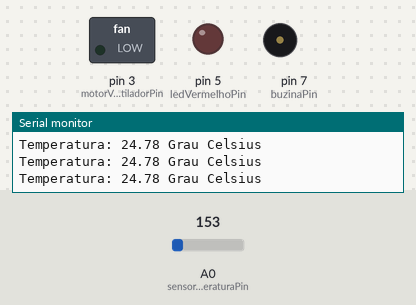
The sketch below on a simulated Arduino Uno, built with avr-gcc and run on an emulated ATmega328P. On the bench: switched loads named in the sketch (green lamp = pin HIGH), output pins drawn as LEDs (lit = HIGH), buzzer (waves = sounding, pin HIGH), the last lines printed to the serial monitor. Inputs (shaded band) come from the test bench; at power-on: A0 (sensorTemperaturaPin) = 153.

Above: at 1.2 s.
1.3 s: A0 (sensorTemperaturaPin) set to 181
At 1.9 s:
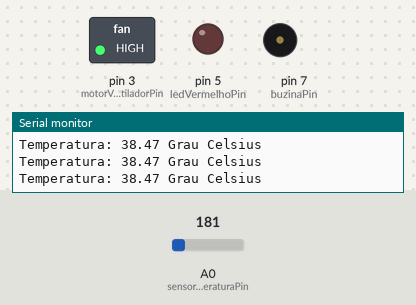
2.8 s: A0 (sensorTemperaturaPin) set to 212
At 3.4 s:
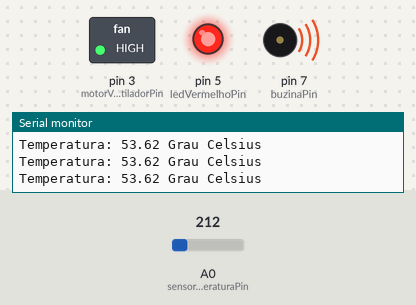
4.3 s: A0 (sensorTemperaturaPin) set to 191
At 4.9 s:
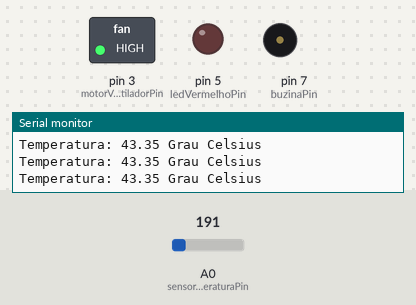
7.3 s: A0 (sensorTemperaturaPin) set to 221
At 7.8 s:
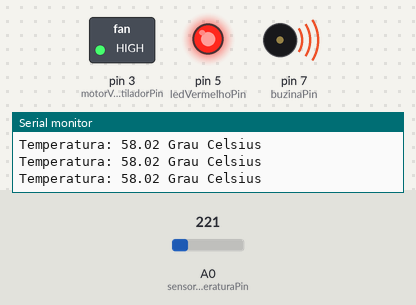
Timing chart, 0 to 10.3 s (numbered marks = the images above; inputs shaded):
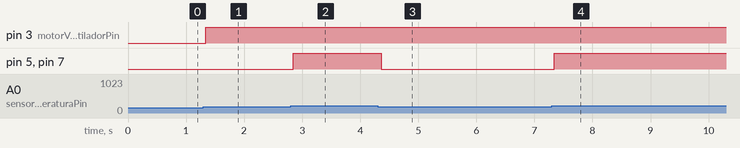

Measured:
- the behaviour switches between 163 and 164 on A0 (sensorTemperaturaPin) (found by bisection; images 0 and 1)
- the behaviour switches between 204 and 205 on A0 (sensorTemperaturaPin) (found by bisection; images 1 and 2)
- after the input at 1.3 s, pin 3 (motorVentiladorPin): LOW → HIGH at once
- after the input at 2.8 s, pin 5 (ledVermelhoPin), pin 7 (buzinaPin): LOW → HIGH after 0.05 s
- after the input at 4.3 s, pin 5 (ledVermelhoPin), pin 7 (buzinaPin): HIGH → LOW after 0.06 s
- after the input at 7.3 s, pin 5 (ledVermelhoPin), pin 7 (buzinaPin): LOW → HIGH after 0.05 s

The sketch:

projeto_simulando_uma_estufa.ino
```cpp
// C++ code
// Projeto - Simulando um sistema básico para estufa


// Pinos de conexão
const int sensorTemperaturaPin = 0;   // Pino analógico para o sensor de temperatura
const int motorVentiladorPin = 3;     // Pino de controle do motor do ventilador
const int ledVermelhoPin = 5;         // Pino de controle do LED vermelho
const int buzinaPin = 7;              // Pino de controle da buzina

// Limiares de temperatura
const int temperaturaLimiteVentilador = 30;
const int temperaturaLimiteEmergencia = 50;

void setup() {
  // Inicializa os pinos como saídas ou entradas
  pinMode(motorVentiladorPin, OUTPUT);
  pinMode(ledVermelhoPin, OUTPUT);
  pinMode(buzinaPin, OUTPUT);

  // Inicializa a comunicação serial para monitoramento (opcional)
  Serial.begin(9600);
}

void loop() {
  // Faz a leitura da temperatura em graus Celsius
  float temperatura = lerTemperatura();

  // Exibe a temperatura no monitor serial (opcional)
  Serial.print("Temperatura: ");
  Serial.print(temperatura);
  Serial.println(" Grau Celsius");

  // Verifica as condições de temperatura e toma as ações necessárias
  if (temperatura >= temperaturaLimiteVentilador) {
	// Liga o motor do ventilador
    digitalWrite(motorVentiladorPin, HIGH);
  } else {
	// Desliga o motor do ventilador
    digitalWrite(motorVentiladorPin, LOW);
  }

  if (temperatura >= temperaturaLimiteEmergencia) {
	// Liga o LED vermelho e a buzina
    digitalWrite(ledVermelhoPin, HIGH);
	digitalWrite(buzinaPin, HIGH);
  } else {
	// Desliga o LED vermelho e a buzina
    digitalWrite(ledVermelhoPin, LOW);
    digitalWrite(buzinaPin, LOW);
  }
}

float lerTemperatura() {
  // Lê a tensão do sensor de temperatura e converte para Celsius
  int leitura = analogRead(sensorTemperaturaPin);
  float tensao = leitura * 5.0 / 1023.0;
  float temperaturaCelsius = (tensao - 0.5) * 100.0;

  return temperaturaCelsius;
}
```
